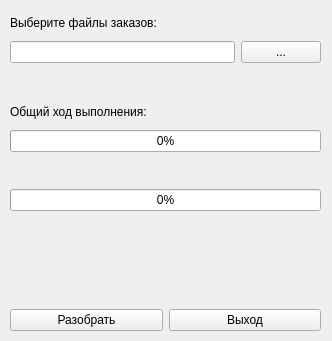
<?xml version="1.0" encoding="UTF-8"?>
<ui version="4.0">
 <class>Read_Datamatrix_Stickers</class>
 <widget class="QWidget" name="Read_Datamatrix_Stickers">
  <property name="geometry">
   <rect>
    <x>0</x>
    <y>0</y>
    <width>332</width>
    <height>341</height>
   </rect>
  </property>
  <property name="windowTitle">
   <string>Разбор файлов заказа кодов маркировки</string>
  </property>
  <widget class="QWidget" name="verticalLayoutWidget">
   <property name="geometry">
    <rect>
     <x>10</x>
     <y>10</y>
     <width>311</width>
     <height>321</height>
    </rect>
   </property>
   <layout class="QVBoxLayout" name="verticalLayout">
    <item>
     <widget class="QLabel" name="label">
      <property name="text">
       <string>Выберите файлы заказов:</string>
      </property>
     </widget>
    </item>
    <item>
     <layout class="QHBoxLayout" name="horizontalLayout">
      <item>
       <widget class="QLineEdit" name="edtFiles"/>
      </item>
      <item>
       <widget class="QPushButton" name="btnOpen">
        <property name="text">
         <string>...</string>
        </property>
       </widget>
      </item>
     </layout>
    </item>
    <item>
     <widget class="QLabel" name="label_4">
      <property name="text">
       <string/>
      </property>
     </widget>
    </item>
    <item>
     <widget class="QLabel" name="label_2">
      <property name="text">
       <string>Общий ход выполнения:</string>
      </property>
     </widget>
    </item>
    <item>
     <widget class="QProgressBar" name="prgAll">
      <property name="value">
       <number>0</number>
      </property>
     </widget>
    </item>
    <item>
     <widget class="QLabel" name="lblFile">
      <property name="text">
       <string/>
      </property>
     </widget>
    </item>
    <item>
     <widget class="QProgressBar" name="prgFile">
      <property name="value">
       <number>0</number>
      </property>
     </widget>
    </item>
    <item>
     <widget class="QLabel" name="label_5">
      <property name="text">
       <string/>
      </property>
     </widget>
    </item>
    <item>
     <widget class="QLabel" name="label_6">
      <property name="text">
       <string/>
      </property>
     </widget>
    </item>
    <item>
     <widget class="QLabel" name="label_7">
      <property name="text">
       <string/>
      </property>
     </widget>
    </item>
    <item>
     <layout class="QHBoxLayout" name="horizontalLayout_2">
      <item>
       <widget class="QPushButton" name="btnWork">
        <property name="text">
         <string>Разобрать</string>
        </property>
       </widget>
      </item>
      <item>
       <widget class="QPushButton" name="btnClose">
        <property name="text">
         <string>Выход</string>
        </property>
       </widget>
      </item>
     </layout>
    </item>
   </layout>
  </widget>
 </widget>
 <resources/>
 <connections/>
</ui>
